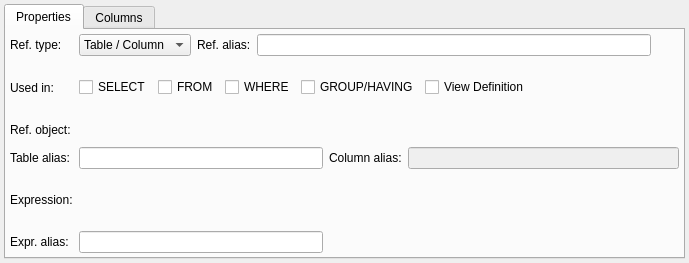
<?xml version="1.0" encoding="UTF-8"?>
<ui version="4.0">
 <class>ReferenceWidget</class>
 <widget class="QWidget" name="ReferenceWidget">
  <property name="geometry">
   <rect>
    <x>0</x>
    <y>0</y>
    <width>689</width>
    <height>263</height>
   </rect>
  </property>
  <property name="minimumSize">
   <size>
    <width>0</width>
    <height>0</height>
   </size>
  </property>
  <property name="windowTitle">
   <string>Reference properties</string>
  </property>
  <layout class="QGridLayout" name="reference_grid">
   <property name="leftMargin">
    <number>4</number>
   </property>
   <property name="topMargin">
    <number>4</number>
   </property>
   <property name="rightMargin">
    <number>4</number>
   </property>
   <property name="bottomMargin">
    <number>4</number>
   </property>
   <property name="spacing">
    <number>6</number>
   </property>
   <item row="0" column="0">
    <widget class="QTabWidget" name="properties_tbw">
     <property name="enabled">
      <bool>true</bool>
     </property>
     <property name="currentIndex">
      <number>0</number>
     </property>
     <widget class="QWidget" name="tab">
      <attribute name="title">
       <string>Properties</string>
      </attribute>
      <layout class="QGridLayout" name="gridLayout_2">
       <property name="leftMargin">
        <number>4</number>
       </property>
       <property name="topMargin">
        <number>4</number>
       </property>
       <property name="rightMargin">
        <number>4</number>
       </property>
       <property name="bottomMargin">
        <number>4</number>
       </property>
       <property name="spacing">
        <number>6</number>
       </property>
       <item row="0" column="0">
        <widget class="QLabel" name="ref_type_lbl">
         <property name="sizePolicy">
          <sizepolicy hsizetype="Fixed" vsizetype="Preferred">
           <horstretch>0</horstretch>
           <verstretch>0</verstretch>
          </sizepolicy>
         </property>
         <property name="minimumSize">
          <size>
           <width>0</width>
           <height>0</height>
          </size>
         </property>
         <property name="text">
          <string>Ref. type:</string>
         </property>
        </widget>
       </item>
       <item row="1" column="1" colspan="4">
        <layout class="QGridLayout" name="gridLayout">
         <item row="0" column="0" rowspan="2">
          <widget class="QCheckBox" name="select_from_chk">
           <property name="sizePolicy">
            <sizepolicy hsizetype="Preferred" vsizetype="Fixed">
             <horstretch>0</horstretch>
             <verstretch>0</verstretch>
            </sizepolicy>
           </property>
           <property name="font">
            <font>
             <italic>false</italic>
            </font>
           </property>
           <property name="toolTip">
            <string/>
           </property>
           <property name="statusTip">
            <string>&lt;strong&gt;SELECT&lt;/strong&gt;&lt;br/&gt;The reference will be used as part of the SELECT statement to retrieve columns or expressions that will compose the view's columns.&lt;br/&gt;&lt;strong&gt;FROM&lt;/strong&gt;&lt;br/&gt;The reference is used in the FROM portion of the command in order to reference tables or construct JOIN statements.&lt;br/&gt;&lt;strong&gt;WHERE&lt;/strong&gt;&lt;br/&gt;The reference will be used as part of the WHERE clause in form of conditional expression. &lt;br/&gt;&lt;strong&gt;GROUP/HAVING&lt;/strong&gt;&lt;br/&gt;The reference will be appended to the very end of the view's definition. This is useful when using GROUP BY/HAVING statements.&lt;br/&gt;&lt;strong&gt;View definition&lt;/strong&gt;&lt;br/&gt;The reference's expression is used exclusively as the view's definition.&lt;br/&gt;</string>
           </property>
           <property name="text">
            <string>SELECT</string>
           </property>
          </widget>
         </item>
         <item row="0" column="1" rowspan="2">
          <widget class="QCheckBox" name="from_where_chk">
           <property name="sizePolicy">
            <sizepolicy hsizetype="Preferred" vsizetype="Fixed">
             <horstretch>0</horstretch>
             <verstretch>0</verstretch>
            </sizepolicy>
           </property>
           <property name="minimumSize">
            <size>
             <width>0</width>
             <height>0</height>
            </size>
           </property>
           <property name="font">
            <font>
             <italic>false</italic>
            </font>
           </property>
           <property name="text">
            <string>FROM</string>
           </property>
          </widget>
         </item>
         <item row="0" column="2" rowspan="2">
          <widget class="QCheckBox" name="after_where_chk">
           <property name="sizePolicy">
            <sizepolicy hsizetype="Preferred" vsizetype="Fixed">
             <horstretch>0</horstretch>
             <verstretch>0</verstretch>
            </sizepolicy>
           </property>
           <property name="font">
            <font>
             <italic>false</italic>
            </font>
           </property>
           <property name="text">
            <string>WHERE</string>
           </property>
          </widget>
         </item>
         <item row="0" column="3" rowspan="2">
          <widget class="QCheckBox" name="end_expr_chk">
           <property name="sizePolicy">
            <sizepolicy hsizetype="Preferred" vsizetype="Fixed">
             <horstretch>0</horstretch>
             <verstretch>0</verstretch>
            </sizepolicy>
           </property>
           <property name="font">
            <font>
             <italic>false</italic>
            </font>
           </property>
           <property name="text">
            <string>GROUP/HAVING</string>
           </property>
          </widget>
         </item>
         <item row="0" column="7" rowspan="2">
          <spacer name="horizontalSpacer">
           <property name="orientation">
            <enum>Qt::Horizontal</enum>
           </property>
           <property name="sizeHint" stdset="0">
            <size>
             <width>40</width>
             <height>20</height>
            </size>
           </property>
          </spacer>
         </item>
         <item row="0" column="4" rowspan="2" colspan="2">
          <widget class="QCheckBox" name="view_def_chk">
           <property name="sizePolicy">
            <sizepolicy hsizetype="Preferred" vsizetype="Fixed">
             <horstretch>0</horstretch>
             <verstretch>0</verstretch>
            </sizepolicy>
           </property>
           <property name="text">
            <string>View Definition</string>
           </property>
          </widget>
         </item>
         <item row="0" column="6" rowspan="2">
          <widget class="QWidget" name="used_in_hint" native="true">
           <property name="sizePolicy">
            <sizepolicy hsizetype="Fixed" vsizetype="Fixed">
             <horstretch>0</horstretch>
             <verstretch>0</verstretch>
            </sizepolicy>
           </property>
           <property name="minimumSize">
            <size>
             <width>22</width>
             <height>22</height>
            </size>
           </property>
           <property name="maximumSize">
            <size>
             <width>22</width>
             <height>22</height>
            </size>
           </property>
          </widget>
         </item>
        </layout>
       </item>
       <item row="0" column="1" colspan="4">
        <layout class="QHBoxLayout" name="horizontalLayout_4">
         <item>
          <widget class="QComboBox" name="ref_type_cmb">
           <property name="statusTip">
            <string>View's references can point to a table, column or expression.</string>
           </property>
           <property name="currentText">
            <string>Table / Column</string>
           </property>
           <item>
            <property name="text">
             <string>Table / Column</string>
            </property>
           </item>
           <item>
            <property name="text">
             <string>Expression</string>
            </property>
           </item>
          </widget>
         </item>
         <item>
          <widget class="QLabel" name="ref_alias_lbl">
           <property name="sizePolicy">
            <sizepolicy hsizetype="Fixed" vsizetype="Preferred">
             <horstretch>0</horstretch>
             <verstretch>0</verstretch>
            </sizepolicy>
           </property>
           <property name="text">
            <string>Ref. alias:</string>
           </property>
          </widget>
         </item>
         <item>
          <widget class="QLineEdit" name="ref_alias_edt">
           <property name="sizePolicy">
            <sizepolicy hsizetype="Expanding" vsizetype="Fixed">
             <horstretch>0</horstretch>
             <verstretch>0</verstretch>
            </sizepolicy>
           </property>
           <property name="minimumSize">
            <size>
             <width>0</width>
             <height>0</height>
            </size>
           </property>
           <property name="maximumSize">
            <size>
             <width>16777215</width>
             <height>16777215</height>
            </size>
           </property>
           <property name="statusTip">
            <string>This is a more friendly description for the reference. When displaying the model in compact view this is the text shown for the reference instead of its real description. If this field is empty the real description will be displayed anyway.</string>
           </property>
           <property name="text">
            <string/>
           </property>
           <property name="clearButtonEnabled">
            <bool>true</bool>
           </property>
          </widget>
         </item>
         <item>
          <widget class="QWidget" name="ref_alias_hint" native="true">
           <property name="sizePolicy">
            <sizepolicy hsizetype="Fixed" vsizetype="Fixed">
             <horstretch>0</horstretch>
             <verstretch>0</verstretch>
            </sizepolicy>
           </property>
           <property name="minimumSize">
            <size>
             <width>22</width>
             <height>22</height>
            </size>
           </property>
           <property name="maximumSize">
            <size>
             <width>22</width>
             <height>22</height>
            </size>
           </property>
          </widget>
         </item>
        </layout>
       </item>
       <item row="1" column="0">
        <widget class="QLabel" name="used_in_lbl">
         <property name="sizePolicy">
          <sizepolicy hsizetype="Fixed" vsizetype="Preferred">
           <horstretch>0</horstretch>
           <verstretch>0</verstretch>
          </sizepolicy>
         </property>
         <property name="text">
          <string>Used in:</string>
         </property>
        </widget>
       </item>
       <item row="2" column="0">
        <widget class="QLabel" name="table_lbl">
         <property name="sizePolicy">
          <sizepolicy hsizetype="Fixed" vsizetype="Preferred">
           <horstretch>0</horstretch>
           <verstretch>0</verstretch>
          </sizepolicy>
         </property>
         <property name="text">
          <string>Ref. object:</string>
         </property>
        </widget>
       </item>
       <item row="3" column="0">
        <widget class="QLabel" name="tab_alias_lbl">
         <property name="sizePolicy">
          <sizepolicy hsizetype="Fixed" vsizetype="Preferred">
           <horstretch>0</horstretch>
           <verstretch>0</verstretch>
          </sizepolicy>
         </property>
         <property name="text">
          <string>Table alias:</string>
         </property>
        </widget>
       </item>
       <item row="3" column="1">
        <widget class="QLineEdit" name="tab_alias_edt">
         <property name="sizePolicy">
          <sizepolicy hsizetype="Preferred" vsizetype="Fixed">
           <horstretch>0</horstretch>
           <verstretch>0</verstretch>
          </sizepolicy>
         </property>
         <property name="clearButtonEnabled">
          <bool>true</bool>
         </property>
        </widget>
       </item>
       <item row="3" column="2">
        <widget class="QLabel" name="col_alias_lbl">
         <property name="sizePolicy">
          <sizepolicy hsizetype="Fixed" vsizetype="Preferred">
           <horstretch>0</horstretch>
           <verstretch>0</verstretch>
          </sizepolicy>
         </property>
         <property name="text">
          <string>Column alias:</string>
         </property>
        </widget>
       </item>
       <item row="3" column="3" colspan="2">
        <widget class="QLineEdit" name="col_alias_edt">
         <property name="enabled">
          <bool>false</bool>
         </property>
         <property name="sizePolicy">
          <sizepolicy hsizetype="Preferred" vsizetype="Fixed">
           <horstretch>0</horstretch>
           <verstretch>0</verstretch>
          </sizepolicy>
         </property>
         <property name="clearButtonEnabled">
          <bool>true</bool>
         </property>
        </widget>
       </item>
       <item row="4" column="0">
        <widget class="QLabel" name="expression_lbl">
         <property name="sizePolicy">
          <sizepolicy hsizetype="Fixed" vsizetype="Preferred">
           <horstretch>0</horstretch>
           <verstretch>0</verstretch>
          </sizepolicy>
         </property>
         <property name="text">
          <string>Expression:</string>
         </property>
        </widget>
       </item>
       <item row="5" column="0">
        <widget class="QLabel" name="expr_alias_lbl">
         <property name="sizePolicy">
          <sizepolicy hsizetype="Fixed" vsizetype="Preferred">
           <horstretch>0</horstretch>
           <verstretch>0</verstretch>
          </sizepolicy>
         </property>
         <property name="text">
          <string>Expr. alias:</string>
         </property>
        </widget>
       </item>
       <item row="5" column="1">
        <widget class="QLineEdit" name="expr_alias_edt">
         <property name="sizePolicy">
          <sizepolicy hsizetype="Preferred" vsizetype="Fixed">
           <horstretch>0</horstretch>
           <verstretch>0</verstretch>
          </sizepolicy>
         </property>
         <property name="clearButtonEnabled">
          <bool>true</bool>
         </property>
        </widget>
       </item>
       <item row="5" column="2" colspan="3">
        <spacer name="horizontalSpacer_3">
         <property name="orientation">
          <enum>Qt::Horizontal</enum>
         </property>
         <property name="sizeHint" stdset="0">
          <size>
           <width>318</width>
           <height>17</height>
          </size>
         </property>
        </spacer>
       </item>
       <item row="2" column="4">
        <widget class="QWidget" name="ref_object_hint" native="true">
         <property name="sizePolicy">
          <sizepolicy hsizetype="Fixed" vsizetype="Fixed">
           <horstretch>0</horstretch>
           <verstretch>0</verstretch>
          </sizepolicy>
         </property>
         <property name="minimumSize">
          <size>
           <width>22</width>
           <height>22</height>
          </size>
         </property>
         <property name="maximumSize">
          <size>
           <width>22</width>
           <height>22</height>
          </size>
         </property>
        </widget>
       </item>
      </layout>
     </widget>
     <widget class="QWidget" name="tab_2">
      <property name="enabled">
       <bool>true</bool>
      </property>
      <attribute name="title">
       <string>Columns</string>
      </attribute>
      <layout class="QVBoxLayout" name="verticalLayout">
       <property name="spacing">
        <number>6</number>
       </property>
       <property name="leftMargin">
        <number>4</number>
       </property>
       <property name="topMargin">
        <number>4</number>
       </property>
       <property name="rightMargin">
        <number>4</number>
       </property>
       <property name="bottomMargin">
        <number>4</number>
       </property>
       <item>
        <layout class="QGridLayout" name="gridLayout_3">
         <item row="0" column="0">
          <widget class="QLabel" name="name_lbl">
           <property name="sizePolicy">
            <sizepolicy hsizetype="Fixed" vsizetype="Preferred">
             <horstretch>0</horstretch>
             <verstretch>0</verstretch>
            </sizepolicy>
           </property>
           <property name="maximumSize">
            <size>
             <width>16777215</width>
             <height>16777215</height>
            </size>
           </property>
           <property name="text">
            <string>Name:</string>
           </property>
          </widget>
         </item>
         <item row="1" column="0">
          <widget class="QLabel" name="logical_name_lbl">
           <property name="sizePolicy">
            <sizepolicy hsizetype="Fixed" vsizetype="Preferred">
             <horstretch>0</horstretch>
             <verstretch>0</verstretch>
            </sizepolicy>
           </property>
           <property name="maximumSize">
            <size>
             <width>16777215</width>
             <height>16777215</height>
            </size>
           </property>
           <property name="text">
            <string>Alias:</string>
           </property>
          </widget>
         </item>
         <item row="1" column="1">
          <widget class="QLineEdit" name="alias_edt">
           <property name="sizePolicy">
            <sizepolicy hsizetype="Expanding" vsizetype="Fixed">
             <horstretch>0</horstretch>
             <verstretch>0</verstretch>
            </sizepolicy>
           </property>
           <property name="minimumSize">
            <size>
             <width>0</width>
             <height>0</height>
            </size>
           </property>
           <property name="maximumSize">
            <size>
             <width>16777215</width>
             <height>16777215</height>
            </size>
           </property>
           <property name="statusTip">
            <string>This is a more friendly name for the column. When displaying the model in compact view this is the name shown for the column instead of its real name. If this field is empty the real name will be displayed anyway.</string>
           </property>
           <property name="text">
            <string/>
           </property>
           <property name="clearButtonEnabled">
            <bool>true</bool>
           </property>
          </widget>
         </item>
         <item row="1" column="2">
          <widget class="QWidget" name="alias_hint_wgt" native="true">
           <property name="sizePolicy">
            <sizepolicy hsizetype="Fixed" vsizetype="Preferred">
             <horstretch>0</horstretch>
             <verstretch>0</verstretch>
            </sizepolicy>
           </property>
           <layout class="QHBoxLayout" name="horizontalLayout_2">
            <property name="spacing">
             <number>6</number>
            </property>
            <property name="leftMargin">
             <number>0</number>
            </property>
            <property name="topMargin">
             <number>0</number>
            </property>
            <property name="rightMargin">
             <number>0</number>
            </property>
            <property name="bottomMargin">
             <number>0</number>
            </property>
            <item>
             <widget class="QWidget" name="alias_hint" native="true">
              <property name="sizePolicy">
               <sizepolicy hsizetype="Fixed" vsizetype="Fixed">
                <horstretch>0</horstretch>
                <verstretch>0</verstretch>
               </sizepolicy>
              </property>
              <property name="minimumSize">
               <size>
                <width>22</width>
                <height>22</height>
               </size>
              </property>
              <property name="maximumSize">
               <size>
                <width>22</width>
                <height>22</height>
               </size>
              </property>
             </widget>
            </item>
           </layout>
          </widget>
         </item>
         <item row="0" column="1" colspan="2">
          <widget class="QLineEdit" name="name_edt">
           <property name="sizePolicy">
            <sizepolicy hsizetype="Expanding" vsizetype="Fixed">
             <horstretch>0</horstretch>
             <verstretch>0</verstretch>
            </sizepolicy>
           </property>
           <property name="minimumSize">
            <size>
             <width>0</width>
             <height>0</height>
            </size>
           </property>
           <property name="maximumSize">
            <size>
             <width>16777215</width>
             <height>16777215</height>
            </size>
           </property>
           <property name="statusTip">
            <string>This is the name of the object in the PostgreSQL database.</string>
           </property>
           <property name="text">
            <string/>
           </property>
           <property name="clearButtonEnabled">
            <bool>true</bool>
           </property>
          </widget>
         </item>
        </layout>
       </item>
      </layout>
     </widget>
    </widget>
   </item>
  </layout>
 </widget>
 <tabstops>
  <tabstop>properties_tbw</tabstop>
  <tabstop>ref_type_cmb</tabstop>
  <tabstop>ref_alias_edt</tabstop>
  <tabstop>select_from_chk</tabstop>
  <tabstop>from_where_chk</tabstop>
  <tabstop>after_where_chk</tabstop>
  <tabstop>end_expr_chk</tabstop>
  <tabstop>view_def_chk</tabstop>
  <tabstop>tab_alias_edt</tabstop>
  <tabstop>col_alias_edt</tabstop>
  <tabstop>expr_alias_edt</tabstop>
  <tabstop>name_edt</tabstop>
  <tabstop>alias_edt</tabstop>
 </tabstops>
 <resources/>
 <connections/>
</ui>
